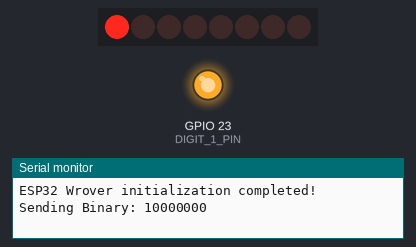
This sketch was run on a simulated ESP32. Parts: 8 shift-register outputs drawn as a row of LEDs (first output left, lit = HIGH), output pins drawn as LEDs (lit = HIGH), the last lines printed to the serial monitor. Wiring (inferred from the names in the program): shift register (74HC595): data GPIO 12; shift clock GPIO 14; latch GPIO 13. Wiring (inferred from the signals the program sends): row of LEDs: on Q0, Q1, Q2, Q3, Q4, Q5, Q6, Q7. Pins used as bus, display or sensor lines are not drawn.

Above: at 0.5 s.
At 1.5 s:
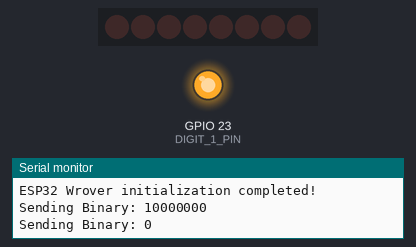
Timing chart, 0 to 3.0 s (numbered marks = the images above):
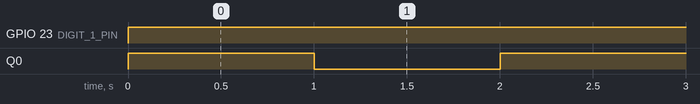

Measured:
- by itself, GPIO 23 (DIGIT_1_PIN): LOW → HIGH at 0.00 s
- by itself, Q0: alternates HIGH for 1.0 s and LOW for 1.0 s

The sketch:

016-06_shift_register__4digit_7_segment_setup.ino
```cpp
/**********************************************************************
* Filename    : 016-06_shift_register__4digit_7_segment_setup
* Description : Setup shift register component (74HC595) and a
* 4 Digit 7-segment component (blink a one led).
* Auther      : Alternatives Solutions
* Modification: 2026/02/24
**********************************************************************/

#define PIN_LATCH       13    //ESP32 pin 13 connected to 595 Latch(pin12)
#define PIN_DATA        12    //ESP32 pin 12 connected to 595 DS(pin14)
#define PIN_CLOCK       14    //ESP32 pin 14 connected to 595 Clock(pin11)

#define DIGIT_1_PIN     23    //ESP32 Pin 23 connected to 4D_7-S(pin12)

/*
//Freenove
#define PIN_LATCH       2    //connected to 595 Latch(pin12)
#define PIN_DATA        15   //connected to 595 DS(pin14)
#define PIN_CLOCK       4    //connected to 595 Clock(pin11)
*/

#define DELAY_TIME      500
/*
// Define the encoding of characters 0-F for the common-anode 7-Segment Display
byte numbers[] = {
  0xc0, 0xf9, 0xa4, 0xb0, 0x99, 0x92, 0x82, 0xf8,
  0x80, 0x90, 0x88, 0x83, 0xc6, 0xa1, 0x86, 0x8e
};
*/
// the setup function runs once when you press reset or power the board
void setup() {
  pinMode(PIN_LATCH, OUTPUT);
  pinMode(PIN_CLOCK, OUTPUT);
  pinMode(PIN_DATA, OUTPUT);

  pinMode(DIGIT_1_PIN, OUTPUT);

  Serial.begin(115200);
  Serial.println("\nESP32 Wrover initialization completed!");
//  Serial.println("Ready to handle data...\n");
}

// the loop function runs over and over again forever
void loop() {

  for (int i = 0; i < 4; i++) {
    //select display
    selectDigitalDisplay(DIGIT_1_PIN);
    for (int j = 0; j < 10; j++) {
      writeTo74HC595(LSBFIRST, 0x80);
      delay(2 * DELAY_TIME);
      writeTo74HC595(LSBFIRST, 0x00);
      delay(2 * DELAY_TIME);
    }
  }


/*  for (int i = 0; i < 16; i++) {
    writeTo74HC595(LSBFIRST, numbers[i]);
    delay(2 * DELAY_TIME);
    writeTo74HC595(LSBFIRST, 0x00);
  }
*/
}

void selectDigitalDisplay(int display){
  //turn off all 4 display
  digitalWrite(DIGIT_1_PIN, LOW);

  //now open the selected single display
  digitalWrite(DIGIT_1_PIN, HIGH);
}

void writeTo74HC595(int order, byte dataElt) {
  //Output LOW level to latch pin
  digitalWrite(PIN_LATCH, LOW);

  Serial.print("Sending Binary: ");
  Serial.print(dataElt, BIN);
  Serial.print("\n");

  //send serial data to 74HC595
  shiftOut(PIN_DATA, PIN_CLOCK, order, dataElt);
  //Output high level to latch pin and the component
  // 74HC595 will update the data to the parallel output port
  digitalWrite(PIN_LATCH, HIGH);
}
```
